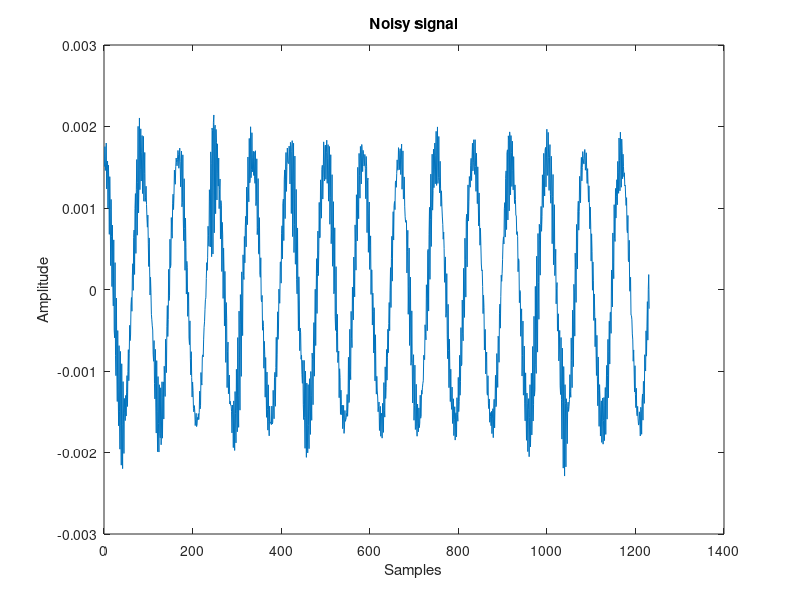
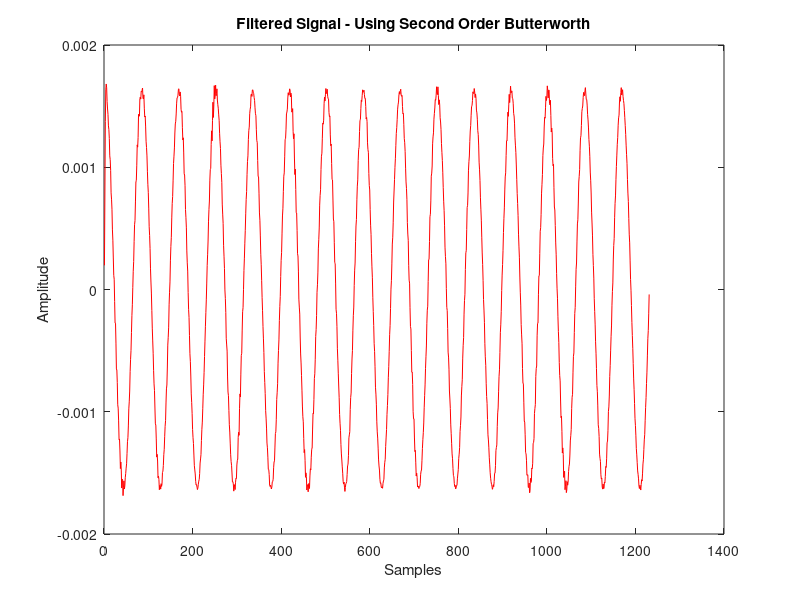
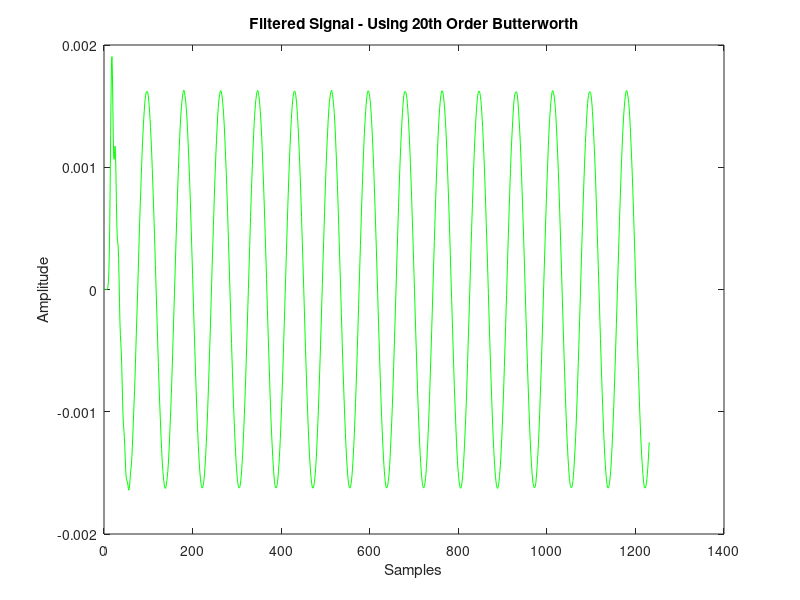
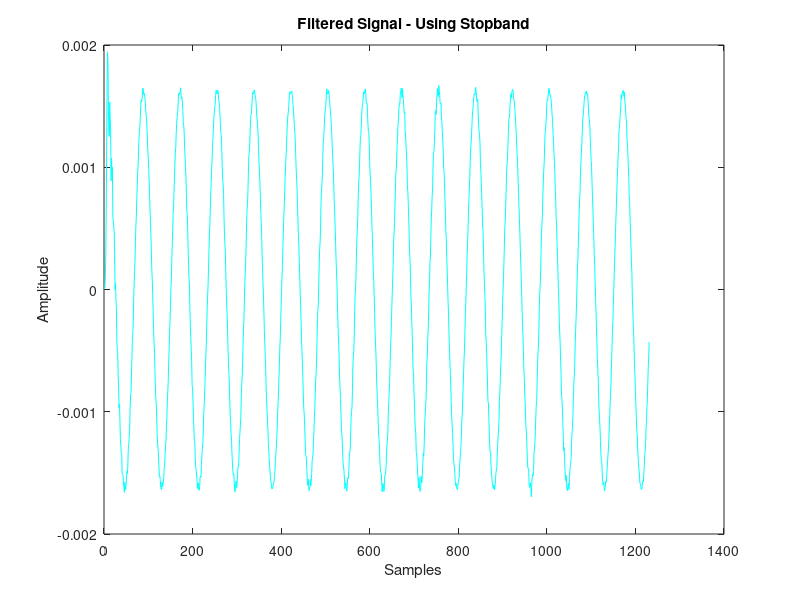

These figures' MATLAB source, in order:
fs = 100;
T = 1/fs;
t = 0:T:1-T;

%generate the noisy signal which will be filtered
x= cos(2*pi*12*[0:0.001:1.23]);
%x(end) = [];
[b a] = butter(2,[0.6 0.7],'bandpass');
filtered_noise = filter(b,a,randn(1, length(x)*2));
x = (x + 0.5*filtered_noise(500:500+length(x)-1))/length(x)*2;
% This script is available at https://dadorran.wordpress.com search for
% filtering matlab demo
plot(x)
title('Noisy signal')
xlabel('Samples');
ylabel('Amplitude')
 
%plot magnitude spectrum of the signal
X_mags = abs(fft(x));
figure(10)
plot(X_mags)
xlabel('DFT Bins')
ylabel('Magnitude')
 
%plot first half of DFT (normalised frequency)
num_bins = length(X_mags);
plot([0:1/(num_bins/2 -1):1], X_mags(1:num_bins/2))
xlabel('Normalised frequency (\pi rads/sample)')
ylabel('Magnitude')
 
%design a second order filter using a butterworth design technique 
[b a] = butter(2, 0.3, 'low')
 
%Show the signal flow diagram of the filter/system
%this function available from https://dadorran.wordpress.com
%create_signal_flow(b,a) 
 
%plot the frequency response (normalised frequency)
H = freqz(b,a, floor(num_bins/2));
hold on
plot([0:1/(num_bins/2-1 ):1], abs(H),'r');
 
%filter the signal using the b and a coefficients obtained from
%the butter filter design function
x_filtered = filter(b,a,x);
 
%plot the filtered signal
figure(2)
plot(x_filtered,'r')
title('Filtered Signal - Using Second Order Butterworth')
xlabel('Samples');
ylabel('Amplitude')
 
%Redesign the filter using a higher order filter
[b2 a2] = butter(20, 0.3, 'low')
 
%Plot the magnitude spectrum and compare with lower order filter
H2 = freqz(b2,a2, floor(num_bins/2));
figure(10)
hold on
plot([0:1/(num_bins/2 -1):1], abs(H2),'g');
 
%filter the noisy signal and plot the result
x_filtered2 = filter(b2,a2,x);
figure(3)
plot(x_filtered2,'g')
title('Filtered Signal - Using 20th Order Butterworth')
xlabel('Samples');
ylabel('Amplitude')
 
%Use a band reject filter in place of a low pass filter
[b_stop a_stop] = butter(20, [0.5 0.8], 'stop');
 
%plot the magnitude spectrum
H_stopband = freqz(b_stop,a_stop, floor(num_bins/2));
figure(10)
hold on
plot([0:1/(num_bins/2 -1):1], abs(H_stopband),'c');
 
%plot filtered signal
x_filtered_stop = filter(b_stop,a_stop,x);
figure(4);
plot(x_filtered_stop,'c')
title('Filtered Signal - Using Stopband')
xlabel('Samples');
ylabel('Amplitude')
 
%Use matlabs built-in buttord function to get the optimum order to meet a specification
[N Wn] = buttord(0.1, 0.5, 5, 40)
 
%use the N and Wn values obtained above to design the filter in the usual way
[b3 a3] = butter(N, Wn, 'low');
 
%plot the magnitude spectrum
H3 = freqz(b3,a3, floor(num_bins/2));
figure(10);
hold on
plot([0:1/(num_bins/2 -1):1], abs(H3),'k');
figure(10)
 
%filter the signal and plot the ouput of the filter
x_filtered3 = filter(b3,a3,x);
figure(5);
plot(x_filtered3,'k')
title(['Filtered Signal - Using ' num2str(N) ' th Order Butterworth'])
xlabel('Samples');
ylabel('Amplitude')
% script available from https://dadorran.wordpress.com
% comparison with other filter design techniques (chebyshev and elliptical)
[b_butter a_butter] = butter(4, 0.2, 'low');
H_butter = freqz(b_butter, a_butter);
 
[b_cheby a_cheby] = cheby1(4, 0.5, 0.2, 'low');
H_cheby = freqz(b_cheby, a_cheby);
 
[b_ellip a_ellip] = ellip(4, 0.5, 40, 0.2, 'low');
H_ellip = freqz(b_ellip, a_ellip);
 
%plot each filter to compare 
figure(11)
norm_freq_axis = [0:1/(512 -1):1];
plot(norm_freq_axis, abs(H_butter))
hold on
plot(norm_freq_axis, abs(H_cheby),'r')
plot(norm_freq_axis, abs(H_ellip),'g')
legend('Butterworth', 'Chebyshev', 'Elliptical')
xlabel('Normalised Frequency');
ylabel('Magnitude')
 
%plot in dB for verification that spec is met
figure(12);
plot(norm_freq_axis, 20*log10(abs(H_butter)))
hold on
plot(norm_freq_axis, 20*log10(abs(H_cheby)),'r')
plot(norm_freq_axis, 20*log10(abs(H_ellip)),'g')
legend('Butterworth', 'Chebyshev', 'Elliptical')
xlabel('Normalised Frequency ');
ylabel('Magnitude (dB)')


